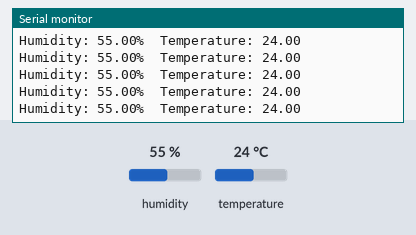
This sketch was run on a simulated Arduino Uno, built with avr-gcc and run on an emulated ATmega328P. Shown: the last lines printed to the serial monitor. Inputs (shaded band) come from the test bench; at power-on: humidity 55 %, temperature 24 °C.

Above: at 2.8 s.
2.9 s: humidity set to 22 %
At 4.4 s:
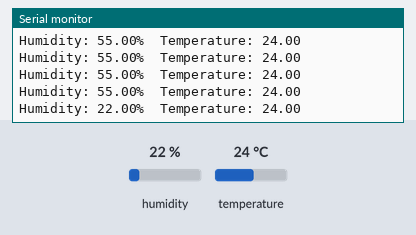
5.6 s: temperature set to 12 °C
At 5.6 s:
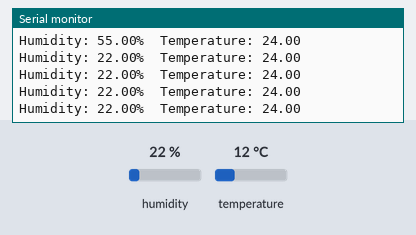
8.3 s: humidity set to 40 %
At 9.0 s:
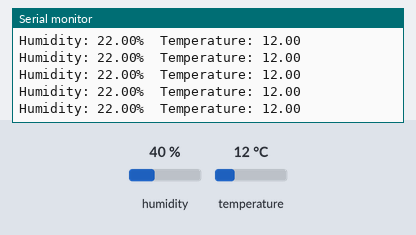
Timing chart, 0 to 11.3 s (numbered marks = the images above; inputs shaded):
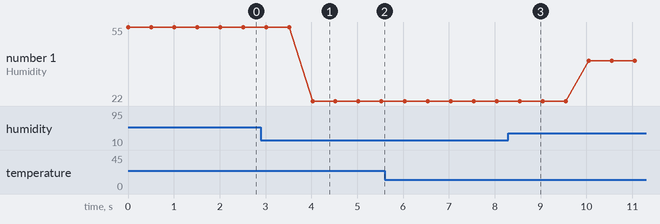

The sketch:

Dht22.ino
```cpp
#include "DHT.h"
DHT dht(18, DHT22);

void setup() {
  Serial.begin(115200);
  dht.begin();

}

void loop() {
  float h = dht.readHumidity();
  float t = dht.readTemperature();

  Serial.print(F("Humidity: "));
  Serial.print(h);
  Serial.print(F("%  Temperature: "));
  Serial.print(t);
  Serial.println();
  delay(500);

}
```

Measured:
- after the input at 2.9 s, the serial monitor: prints a new line after 1.1 s (image 1)
- plotted number 1: 55 → 22 after the input at 2.9 s, 22 → 40 after the input at 8.3 s
